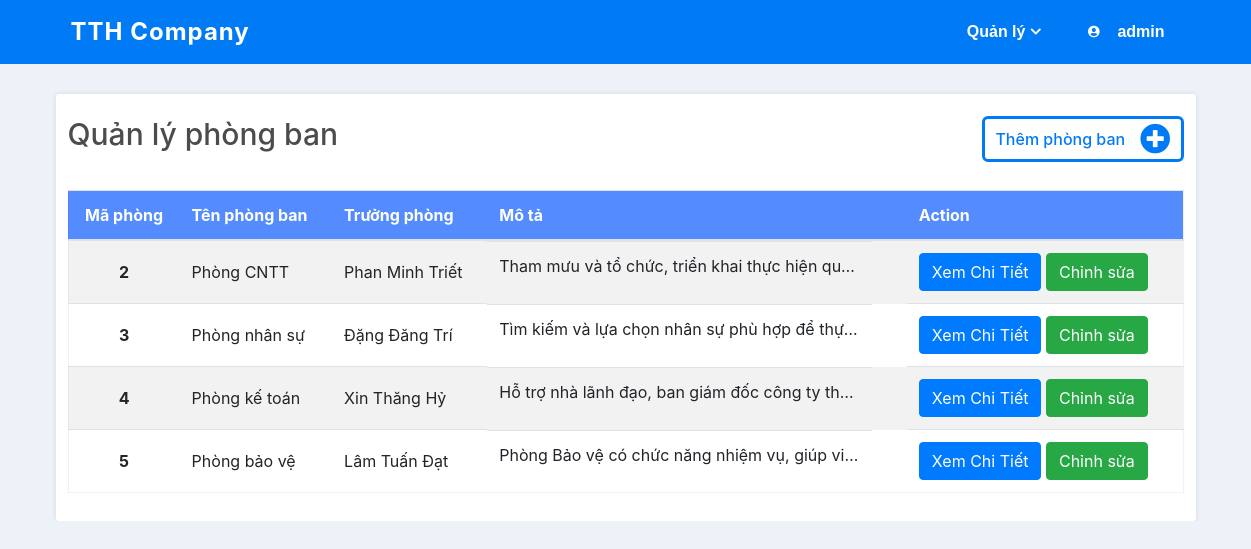
/view/Department/DepartmentManagement.php (signed in), run on the app's committed database.
### tables this page shows
CREATE TABLE `PHONG_BAN` (
  `phong_ban_id` int NOT NULL,
  `ten_phong` varchar(30) NOT NULL,
  `mo_ta` varchar(2550) DEFAULT NULL
);

CREATE TABLE `USERS` (
  `user_id` int NOT NULL,
  `user_name` varchar(20) NOT NULL,
  `password` varchar(255) NOT NULL,
  `user_role` varchar(15) NOT NULL,
  `ho_ten` varchar(100) DEFAULT NULL,
  `gioi_tinh` varchar(3) DEFAULT NULL,
  `ngay_sinh` date DEFAULT NULL,
  `sdt` varchar(10) DEFAULT NULL,
  `anh_dai_dien` varchar(255) DEFAULT NULL,
  `active` tinyint(1) DEFAULT '1',
  `so_absence_max` int DEFAULT NULL,
  `phong_ban_id` int DEFAULT NULL,
  `status` int DEFAULT NULL
);

### www/api/Department/DepartmentGet.api.php (called while the page is built, shortened)
<?php
    function _get_list_departments() {
        $conn = connection();
        $stmt = $conn->prepare("SELECT * FROM `PHONG_BAN` WHERE `ten_phong` != N'Phòng giám đốc' ORDER BY `PHONG_BAN`.`phong_ban_id` asc");
        $stmt->execute();
        $departments = $stmt->get_result();
        return $departments;
    }
    function _get_list_user_manager($id) {
        $conn = connection();
        $stmt = $conn->prepare("SELECT * FROM `USERS`, `PHONG_BAN` WHERE `USERS`.`phong_ban_id` = `PHONG_BAN`.`phong_ban_id` AND `PHONG_BAN`.`phong_ban_id` = ? AND `status` = 1;");
        $stmt->bind_param("i", $phong_ban_id);
        $phong_ban_id = $id;
        $stmt->execute();
        $result = $stmt->get_result();
        $rs = $result->fetch_assoc();
        return $rs;
    }
?>

### www/view/Department/DepartmentManagement.php (the view, shortened to what this page needs)
<!DOCTYPE html>
<html lang="en">
<head>
    <link rel="stylesheet" href="https://maxcdn.bootstrapcdn.com/bootstrap/4.5.2/css/bootstrap.min.css">
    <link rel="stylesheet" href="/style.css">
    <link rel="stylesheet" href="https://maxcdn.bootstrapcdn.com/font-awesome/4.4.0/css/font-awesome.min.css">
    <link rel="stylesheet" href="https://cdnjs.cloudflare.com/ajax/libs/normalize/8.0.1/normalize.min.css">
    <link rel="stylesheet" href="https://cdnjs.cloudflare.com/ajax/libs/font-awesome/5.15.4/css/all.min.css">
</head>
<body>
    <?php
        require("../../view/Common/Header.php");
        require_once("../../api/Department/DepartmentGet.api.php");
    ?>
    <div class="body-layout">
        <div class="container">
            <div class="row department-management">
                <div class="col">
                    <div class="row justify-content-between mb-3">
                        <h2 class="department-management-heading">Quản lý phòng ban</h2>
                        <div class="department-create">
                            <div>
                                <div class="btn_contain" href="#" id="create-department-btn" data-toggle="modal" data-target="#departmentCreateModal">
                                    <label>Thêm phòng ban</label>
                                    <i class="fas fa-plus-circle add_btn"></i>
                                </div>
                            </div>
                        </div>
                    </div>
                </div>
                <div class="table-wrapper">
                    <table class="department-list table table-hover table-striped">
                        <thead class="table-header">
                            <tr>
                                <th scope="col" class="align-middle text-center department-number">Mã phòng</th>
                                <th scope="col" class="align-middle department-name">Tên phòng ban</th>
                                <th scope="col" class="align-middle department-manager">Trưởng phòng</th>
                                <th scope="col" class="align-middle department-description">Mô tả</th>
                                <th scope="col" class="align-middle">Action</th>
                            </tr>
                        </thead>
                        <tbody>
                            <?php
                                $departmentList = _get_list_departments();
                                if ($departmentList->num_rows > 0) {
                                    while($department =  $departmentList->fetch_assoc()) {
                            ?>
                                <tr class="department-item">
                                    <th scope="row" class="text-center"><?php echo $department['phong_ban_id']; ?></th>
                                    <td class="department-request-creator"><?php echo $department['ten_phong']; ?></td>
                                    <td><?php
                                        $managerName = _get_list_user_manager($department['phong_ban_id']);
                                        if($managerName['status'] == 1){echo $managerName['ho_ten'];} else{echo "Chưa có trưởng phòng";}?>
                                    </td>
                                    <td class="department-desc"><?php echo $department['mo_ta']; ?></td>
                                    <td class="department-action">
                                        <a href="/view/Department/DepartmentDetail.php?phong-ban-id=<?php echo $department['phong_ban_id'] ?>">
                                            <button type="button" class="btn btn-primary department-view-detail-btn">Xem Chi Tiết</button>
                                        </a>
                                        <button type="button" class="btn btn-success department-modify-btn" data-toggle="modal" data-target="#departmentUpdateModal" value="<?php echo $department['phong_ban_id'] ?>">Chỉnh sửa</button>
                                    </td>
                                </tr>
                            <?php
                                }
                            } else {
                                echo '<tr><td colspan="5" rowspan="2" class="text-center py-5 table-alert"><div><i class="fas fa-exclamation"></i></div>Hiện tại chưa có phòng ban nào</td></tr>';
                            }
                            ?>
                        </tbody>
                    </table>
                </div>
            </div>
        </div>
</body>
</html>

### www/style.css (style rules this page uses)
:root { --bg-color: rgb(237, 242, 249); --grey-color: #b6b6b6; --blue-color: hsl(210, 100%, 48%); --blue-sub-color: hsl(210, 100%, 68%); --black-color: rgba(0, 0, 0, 0.85); --green-color: rgb(40, 167, 69); --red-color: #F90716; --warning-color: rgb(238, 92, 34); --in-progress-color: rgb(28, 214, 59); --task-detail-text: #42526e; --task-name-color: #1e3055; --sub-purple-colr: #9595e0; }
a { text-decoration: none; color: #67b0d1; }
body { overflow-x: hidden; background: var(--bg-color); }
.btn_contain { display: flex; width: fit-content; border: 3px solid var(--blue-color); color: var(--blue-color); border-radius: 6px; padding: 5px 10px; margin-bottom: 12px; justify-content: center; align-items: center; transition: 0.3s all ease; font-weight: 500; cursor: pointer; }
.btn_contain > label { display: block; margin: auto 0; transition: 0.3s all ease; }
.add_btn { transition: 0.3s all ease; margin-left: 15px; color: var(--blue-color); padding: 0 !important; display: flex; justify-content: center; align-items: center; font-size: 1.9rem; }
.body-layout { display: flex; width: 100%; padding: 0 !important; margin: 0 !important; overflow-x: hidden; background: var(--bg-color); }
.table-wrapper { width: 100%; background-color: rgba(255, 255, 255, 0.233); }
.table-wrapper table { margin-bottom: 0; }
.table-wrapper .table-header { background-color: #548CFF; color: white; }
.department-list { border: 1px solid rgba(0,0,0,.05); }
.department-management { margin-top: 30px; background-color: #fff; padding: 14px 12px 28px 12px; border-radius: 3px; box-shadow: 0 0 5px rgb(0 0 0 / 10%); }
.department-management .department-item td.department-desc { display: block; width: 385px; overflow: hidden; white-space: nowrap; text-overflow: ellipsis; }
.department-management .department-management-heading { color: rgb(76 76 76); font-size: 30px; margin: 8px 0px 0; }
.department-create { margin-top: 8px; }
.table td, th { vertical-align: middle !important; }

### data on the page
phong_ban: phong_ban_id "2", ten_phong "Phòng CNTT", users.ho_ten "Phan Minh Triết", mo_ta "Tham mưu và tổ chức, triển khai thực hiện qu…"
phong_ban: phong_ban_id "3", ten_phong "Phòng nhân sự", users.ho_ten "Đặng Đăng Trí", mo_ta "Tìm kiếm và lựa chọn nhân sự phù hợp để thự…"
phong_ban: phong_ban_id "4", ten_phong "Phòng kế toán", users.ho_ten "Xin Thăng Hỷ", mo_ta "Hỗ trợ nhà lãnh đạo, ban giám đốc công ty th…"
phong_ban: phong_ban_id "5", ten_phong "Phòng bảo vệ", users.ho_ten "Lâm Tuấn Đạt", mo_ta "Phòng Bảo vệ có chức năng nhiệm vụ, giúp vi…"

### other printed values
$_SESSION["username"] "admin"
